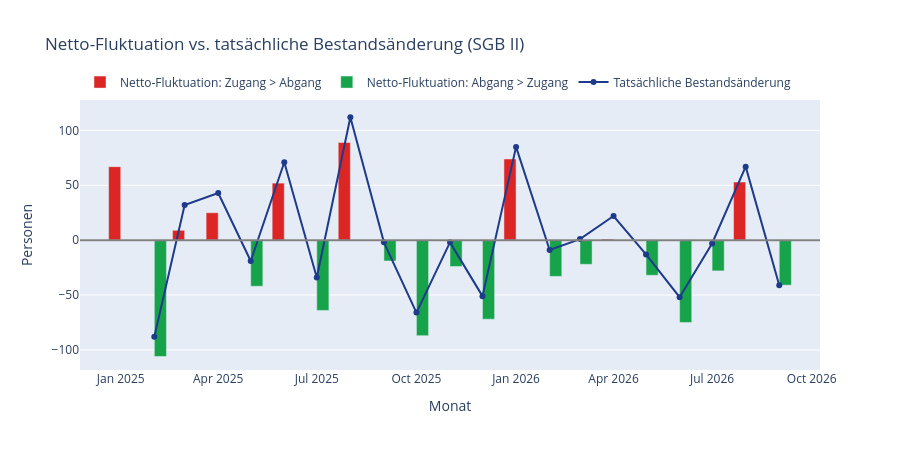

Notebook cell for this chart:
### Markdown cell above
Netto-Fluktuation und tatsächliche Bestandsänderung stimmen im Vorzeichen meist überein, weichen im Betrag aber systematisch ab: Im Schnitt liegt die Netto-Fluktuation um 19,8 Personen unter der tatsächlichen Bestandsänderung (Spanne: 0 bis −30 Personen; in 19 von 20 vergleichbaren Monaten negativ, nur im September 2026 deckungsgleich). Die Bestandsveränderung fällt also durchgehend etwas positiver aus (bzw. weniger negativ), als Zugang und Abgang allein erklären. Plausibelster Grund: **Rechtskreiswechsel** zwischen SGB II und SGB III (z. B. nach Auslaufen eines Arbeitslosengeld-I-Anspruchs) verändern den SGB-II-Bestand, ohne in den Zugangs-/Abgangszahlen aus Arbeitslosigkeit insgesamt als eigene Kategorie zu erscheinen — ein Aspekt, der mit den aktuell verfügbaren Kennzahlen nicht vollständig aufgelöst werden kann.

### Code cell
fig = go.Figure()
netto_positiv = netto.where(netto >= 0)
netto_negativ = netto.where(netto < 0)
fig.add_trace(go.Bar(x=netto.index, y=netto_positiv, name="Netto-Fluktuation: Zugang > Abgang", marker_color="#dc2626"))
fig.add_trace(go.Bar(x=netto.index, y=netto_negativ, name="Netto-Fluktuation: Abgang > Zugang", marker_color="#16a34a"))
fig.add_trace(go.Scatter(
    x=bestand_delta.index, y=bestand_delta, name="Tatsächliche Bestandsänderung",
    mode="lines+markers", line=dict(color="#1e3a8a", width=2), marker=dict(size=6),
))
fig.add_hline(y=0, line_color="grey")
fig.update_layout(
    title="Netto-Fluktuation vs. tatsächliche Bestandsänderung (SGB II)",
    yaxis_title="Personen",
    xaxis_title="Monat",
    hovermode="x unified",
    legend=dict(orientation="h", y=1.12),
    height=450,
)
export_abbildung(fig, "abb11_netto_fluktuation.png", 1000, 480)
fig

### Figure 1 — Plotly figure (JSON) as saved in the notebook; plotly's stock layout.template omitted (floating-point values rounded to 4 significant figures)
{"data": [{"marker": {"color": "#dc2626"}, "name": "Netto-Fluktuation: Zugang > Abgang", "type": "bar", "x": ["2025-01-01T00:00:00", "2025-02-01T00:00:00", "2025-03-01T00:00:00", "2025-04-01T00:00:00", "2025-05-01T00:00:00", "2025-06-01T00:00:00", "2025-07-01T00:00:00", "2025-08-01T00:00:00", "2025-09-01T00:00:00", "2025-10-01T00:00:00", "2025-11-01T00:00:00", "2025-12-01T00:00:00", "2026-01-01T00:00:00", "2026-02-01T00:00:00", "2026-03-01T00:00:00", "2026-04-01T00:00:00", "2026-05-01T00:00:00", "2026-06-01T00:00:00", "2026-07-01T00:00:00", "2026-08-01T00:00:00", "2026-09-01T00:00:00"], "y": [67.0, NaN, 9.0, 25.0, NaN, 52.0, NaN, 89.0, NaN, NaN, NaN, NaN, 74.0, NaN, NaN, 1.0, NaN, NaN, NaN, 53.0, NaN]}, {"marker": {"color": "#16a34a"}, "name": "Netto-Fluktuation: Abgang > Zugang", "type": "bar", "x": ["2025-01-01T00:00:00", "2025-02-01T00:00:00", "2025-03-01T00:00:00", "2025-04-01T00:00:00", "2025-05-01T00:00:00", "2025-06-01T00:00:00", "2025-07-01T00:00:00", "2025-08-01T00:00:00", "2025-09-01T00:00:00", "2025-10-01T00:00:00", "2025-11-01T00:00:00", "2025-12-01T00:00:00", "2026-01-01T00:00:00", "2026-02-01T00:00:00", "2026-03-01T00:00:00", "2026-04-01T00:00:00", "2026-05-01T00:00:00", "2026-06-01T00:00:00", "2026-07-01T00:00:00", "2026-08-01T00:00:00", "2026-09-01T00:00:00"], "y": [NaN, -106.0, NaN, NaN, -42.0, NaN, -64.0, NaN, -19.0, -87.0, -24.0, -72.0, NaN, -33.0, -22.0, NaN, -32.0, -75.0, -28.0, NaN, -41.0]}, {"line": {"color": "#1e3a8a", "width": 2}, "marker": {"size": 6}, "mode": "lines+markers", "name": "Tatsächliche Bestandsänderung", "type": "scatter", "x": ["2025-01-01T00:00:00", "2025-02-01T00:00:00", "2025-03-01T00:00:00", "2025-04-01T00:00:00", "2025-05-01T00:00:00", "2025-06-01T00:00:00", "2025-07-01T00:00:00", "2025-08-01T00:00:00", "2025-09-01T00:00:00", "2025-10-01T00:00:00", "2025-11-01T00:00:00", "2025-12-01T00:00:00", "2026-01-01T00:00:00", "2026-02-01T00:00:00", "2026-03-01T00:00:00", "2026-04-01T00:00:00", "2026-05-01T00:00:00", "2026-06-01T00:00:00", "2026-07-01T00:00:00", "2026-08-01T00:00:00", "2026-09-01T00:00:00"], "y": [NaN, -88.0, 32.0, 43.0, -19.0, 71.0, -34.0, 112.0, -2.0, -66.0, -2.0, -51.0, 85.0, -9.0, 1.0, 22.0, -13.0, -52.0, -3.0, 67.0, -41.0]}], "layout": {"height": 450, "hovermode": "x unified", "legend": {"orientation": "h", "y": 1.12}, "shapes": [{"line": {"color": "grey"}, "type": "line", "x0": 0, "x1": 1, "xref": "x domain", "y0": 0, "y1": 0, "yref": "y"}], "title": {"text": "Netto-Fluktuation vs. tatsächliche Bestandsänderung (SGB II)"}, "xaxis": {"title": {"text": "Monat"}}, "yaxis": {"title": {"text": "Personen"}}}}
